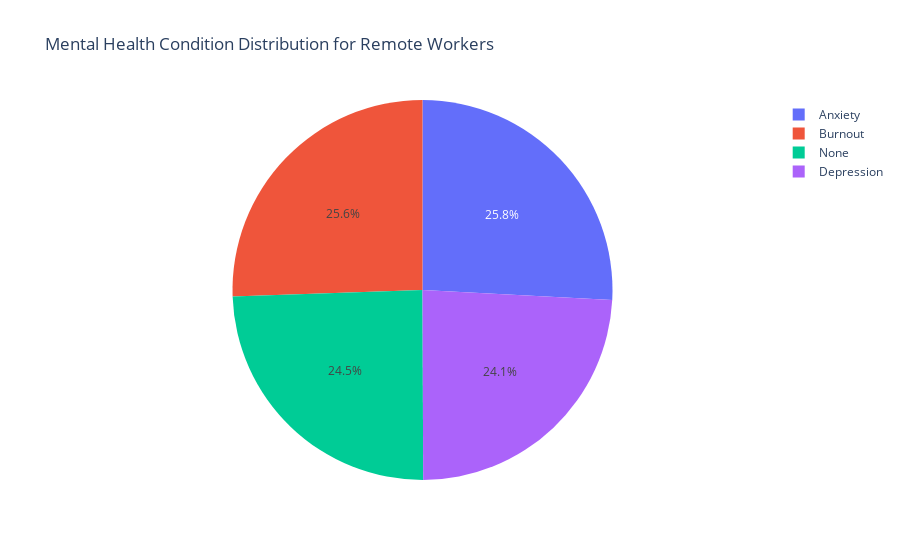

Notebook code for this chart:
### Markdown cell above
### Remote Workers

### Code cell
import plotly.express as px

# Filter for remote workers
remote_data = data_cleaned[data_cleaned['Work_Location'] == 'Remote']

# Create a pie chart for mental health condition distribution
fig = px.pie(remote_data, names='Mental_Health_Condition', title='Mental Health Condition Distribution for Remote Workers')
fig.show()

### Figure 1 — Plotly figure (JSON) as saved in the notebook; plotly's stock layout.template omitted (floating-point values rounded to 4 significant figures; data arrays with more than 128 entries replaced by an {"elided": "..."} marker saying what was removed)
{"data": [{"domain": {"x": [0, 1], "y": [0, 1]}, "hovertemplate": "Mental_Health_Condition=%{label}<extra></extra>", "labels": {"elided": "5142 str values"}, "legendgroup": "", "name": "", "showlegend": true, "type": "pie"}], "layout": {"legend": {"tracegroupgap": 0}, "title": {"text": "Mental Health Condition Distribution for Remote Workers"}}}
